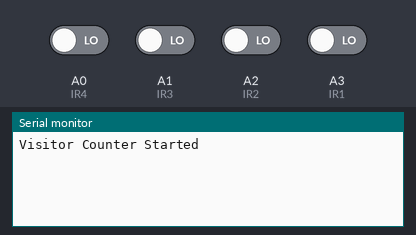
Simulated run of this sketch. Board: Arduino Uno, built with avr-gcc and run on an emulated ATmega328P. Shown: the last lines printed to the serial monitor. The inputs (shaded band) are chosen by the test bench; at power-on: A0 (IR4), A1 (IR3), A2 (IR2), A3 (IR1) LOW.

Above: at 1.2 s.
1.3 s: A3 (IR1) driven HIGH
At 1.7 s:
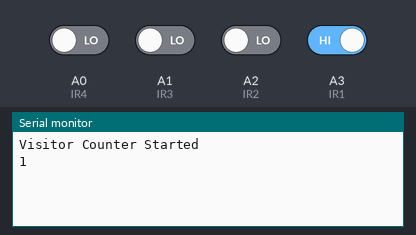
2.8 s: A2 (IR2) driven HIGH
At 4.0 s:
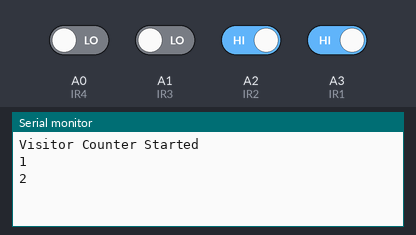
4.3 s: A1 (IR3) driven HIGH
At 5.2 s:
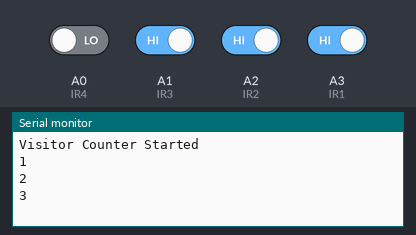
5.8 s: A0 (IR4) driven HIGH
At 6.4 s:
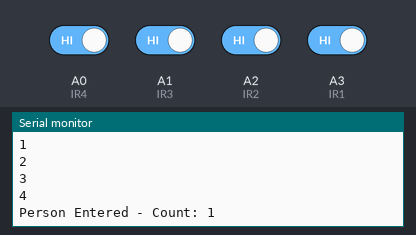
Timing chart, 0 to 8.8 s (numbered marks = the images above; inputs shaded):
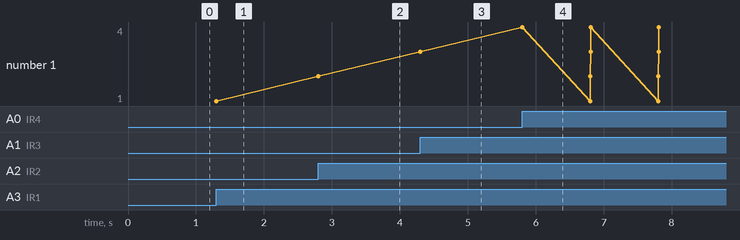

Measured:
- after the input at 1.3 s, the serial monitor: prints a new line at once (image 1)
- after the input at 2.8 s, the serial monitor: prints a new line at once (image 2)
- after the input at 4.3 s, the serial monitor: prints a new line at once (image 3)
- after the input at 5.8 s, the serial monitor: prints a new line at once (image 4)
- plotted number 1: 1 → 2 after the input at 2.8 s, 2 → 3 after the input at 4.3 s, 3 → 4 after the input at 5.8 s

The sketch:

Person_In.ino
```cpp
#define IR1 A3  // Entrance 1
#define IR2 A2  // Entrance 2
#define IR3 A1  // Exit 1
#define IR4 A0  // Exit 2

int peopleCount = 0;
int sequence[4] = {0, 0, 0, 0}; // To track sensor activations

void setup() {
  Serial.begin(9600);
  pinMode(IR1, INPUT);
  pinMode(IR2, INPUT);
  pinMode(IR3, INPUT);
  pinMode(IR4, INPUT);

  Serial.println("Visitor Counter Started");
}

void loop() {
  int s1 = digitalRead(IR1);
  int s2 = digitalRead(IR2);
  int s3 = digitalRead(IR3);
  int s4 = digitalRead(IR4);

  // Update sequence tracking
  if (s1 == HIGH && sequence[0] == 0) {
  sequence[0] = 1;
  Serial.println(sequence[0]);
  }

  if (s2 == HIGH && sequence[0] == 1 && sequence[1] == 0){
  sequence[1] = 2;
  Serial.println(sequence[1]);
  }

  if (s3 == HIGH && sequence[1] == 2 && sequence[2] == 0){
  sequence[2] = 3;
  Serial.println(sequence[2]);
  }

  if (s4 == HIGH && sequence[2] == 3 && sequence[3] == 0){
    sequence[3] = 4;
    Serial.println(sequence[3]);
    peopleCount++; // Person entered
    Serial.println("Person Entered - Count: " + String(peopleCount));
    resetSequence(); // Reset tracking
    //delay(2000);
  }
/*
 if(peopleCount > 0){
  // Reverse order detection (Exit case)
  if (s4 == HIGH && sequence[3] == 0){
    sequence[3] = 4;
    Serial.println(sequence[3]);
  }
  if (s3 == HIGH && sequence[3] == 4 && sequence[2] == 0){
    sequence[2] = 3;
    Serial.println(sequence[2]);
  }
  if (s2 == HIGH && sequence[2] == 3 && sequence[1] == 0){
    sequence[1] = 2;
    Serial.println(sequence[1]);
  }
  if (s1 == HIGH && sequence[1] == 2 && sequence[0] == 0){
    sequence[0] = 1;
    Serial.println(sequence[0]);
    peopleCount--;
    if (peopleCount < 0) peopleCount = 0;  // Prevent negative count
    Serial.println("Person Exited - Count: " + String(peopleCount));
    resetSequence();
    delay(2000);
  }
 }
 */
}

// Function to reset sequence tracking
void resetSequence() {
  for (int i = 0; i < 4; i++) {
    sequence[i] = 0;
  }
  delay(1000);  // Avoid multiple detections
}
```
